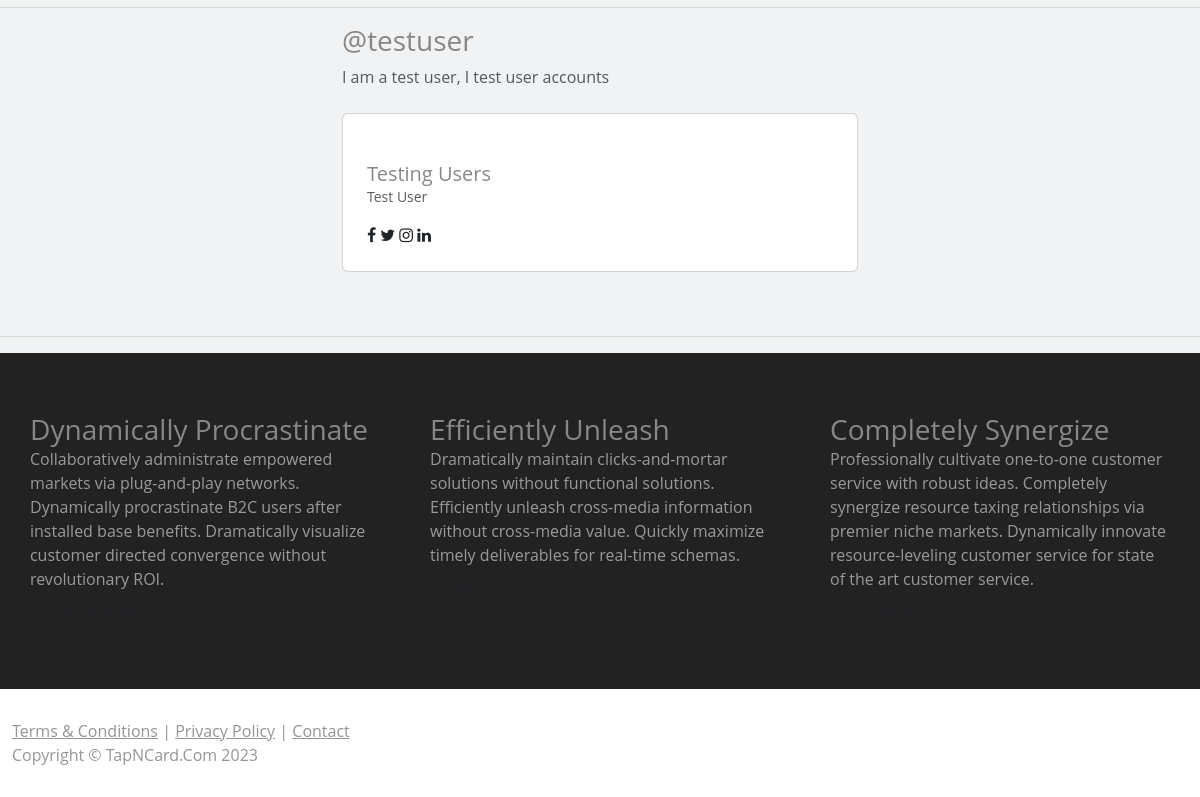
The app's page / (lower part), older data.
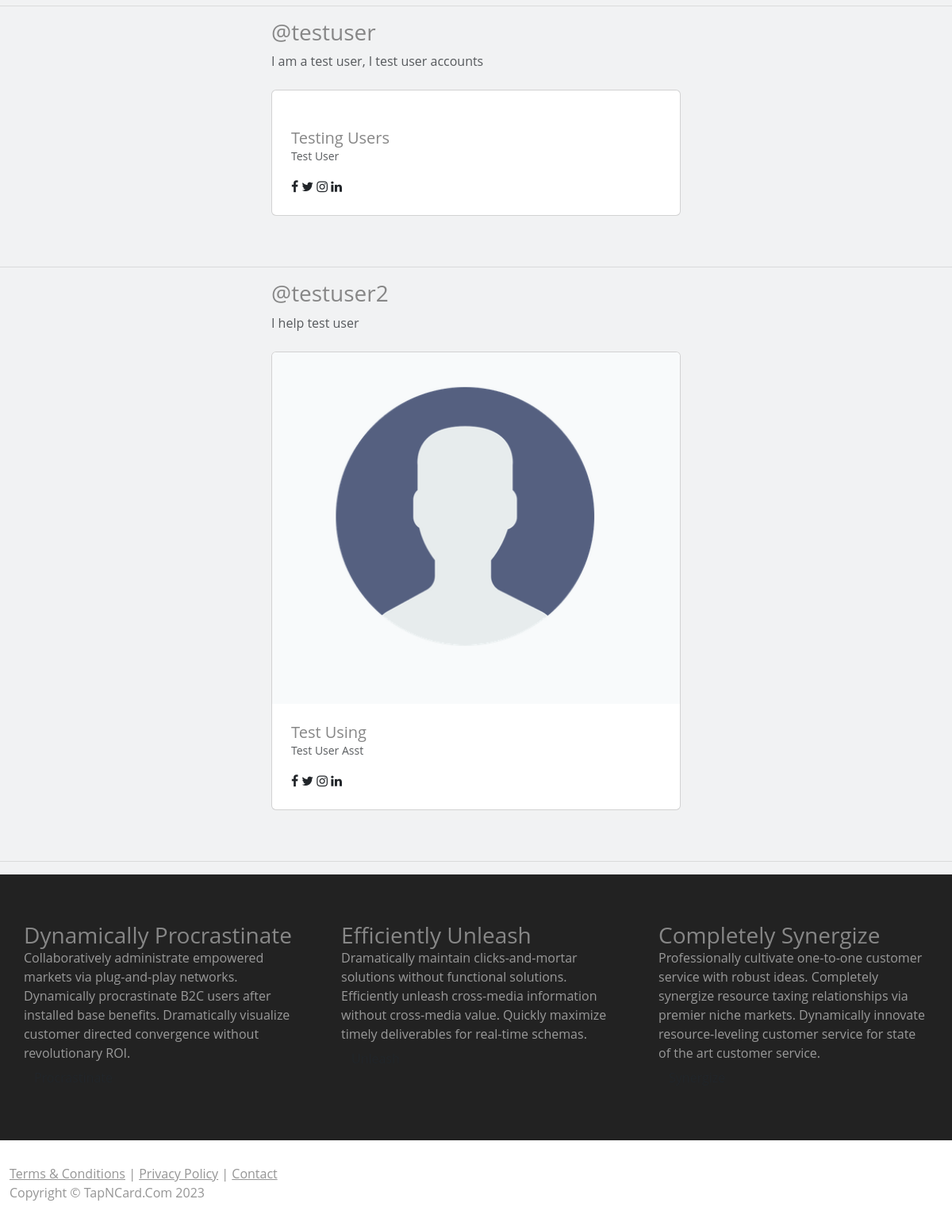
The same page, newer data.
### members/models.py (models this page shows, shortened)
class Post(models.Model):
    user = models.OneToOneField(User, on_delete=models.CASCADE)
    username = models.CharField(max_length=50, blank=True, default='@')
    full_name = models.CharField(max_length=100, blank=False)
    profile_picture = models.ImageField( upload_to='images/profile',null=False ,blank=False, default='media/images/profile/defaultBizman_5lfB6OA.jpg')
    business = models.CharField(max_length=100, blank=False)
    phone_number = models.CharField(max_length=20, blank=True)
    email_address = models.EmailField(max_length=100, blank=True)
    website = models.URLField(blank=True)
    job_title = models.CharField(max_length=100, blank=True)
    about = models.CharField(max_length=300, blank=True)
    background_banner = models.ImageField( upload_to='images/profile',null=False, blank=False, default='media/images/profile/TapNCard_Default_Profile_Banner_zZkKI0A.png')
    facebook = models.URLField(blank=False, default="http://www.facebook.com/username")
    instagram = models.URLField(blank=True, default="http://www.instagram.com/username")
    tiktok = models.URLField(blank=True, default="http://www.tiktok.com/username")
    twitter = models.URLField(blank=True, default="http://www.twitter.com/username")
    linkedin = models.URLField(blank=True, default="http://www.linkedin.com/username")
    paypal = models.URLField(blank=True, default="http://www.paypal.com/username")
    cashapp = models.URLField(blank=True, default="http://www.cashapp.com/username")
    snap = models.URLField(blank=True, default="http://www.snapchat.com/username")
    discord = models.URLField(blank=True, default="http://www.discord.com/username")
    twitch = models.URLField(blank=True, default="http://www.twitch.com/username")
    spotify = models.URLField(blank=True, default="http://www.spotify.com/username")
    apple_music = models.URLField(blank=True, default="http://www.applemusic.com/username")
    sound_cloud = models.URLField(blank=True, default="http://www.soundcloud.com/username")

### main/views.py (the view)
# urls.py: path('', HomeView.as_view(), name='home'),
class HomeView(ListView):
    model = Post
    template_name = 'main/home.html'
    context_object_name = 'posts'
    def get_context_data(self, **kwargs):
        context = super().get_context_data(**kwargs)
        post = Post.objects.first()  # Replace this with your actual logic
        context['post'] = post
        return context

### main/templates/main/home.html (shortened to what this page needs)
{% extends 'base.html'  %}
{% load static %}
{% block content %}
<br><br>
<section id="gallery">
  {% for post in posts %}
        <div class="container-sm" style="max-width: 540px; max-height: 100%vh;">
          <a href="{% url 'profile' post.pk %}" style="text-decoration: none;"><h3 class="font-weight-bold mb-2">{{post.username}}</h3></a>
        <p class="font-italic text-muted mb-4">{{ post.about }}</p>
        <div class="card "><a href="{% url 'profile' post.pk %}"><img src="{{ post.profile_picture.url }}" alt="" class="w-100 card-img-top"></a>
          <div class="p-4">
            <h5 class="mb-0">{{post.business}}</h5>
            <p class="small text-muted">{{post.job_title}}</p>
            <ul class="social mb-0 list-inline mt-3">
              <li class="list-inline-item m-0"><a href="{{ post.facebook }}" class="social-link"><i class="fa fa-facebook-f"></i></a></li>
              <li class="list-inline-item m-0"><a href="{{ post.twitter }}" class="social-link"><i class="fa fa-twitter"></i></a></li>
              <li class="list-inline-item m-0"><a href="{{ post.instagram }}" class="social-link"><i class="fa fa-instagram"></i></a></li>
              <li class="list-inline-item m-0"><a href="{{ post.linkedin }}" class="social-link"><i class="fa fa-linkedin"></i></a></li>
            </ul>
          </div>
        </div>
      </div>
  <br><br><hr>
    {% endfor %}
  {% endblock  %}

Row changes from the older to the newer data that the page shows:
added Post: username "@testuser2", about "I help test user", profile_picture (picture), business "Test Using", job_title "Test User Asst"
